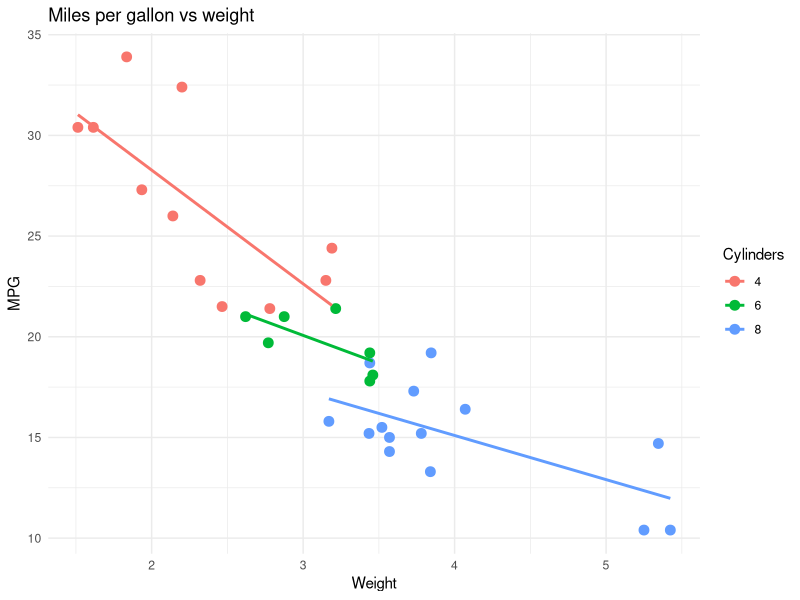
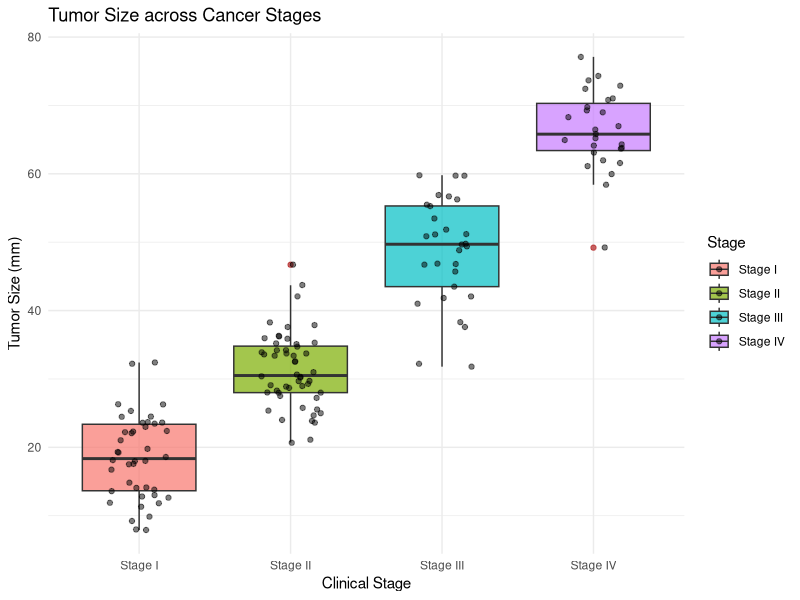
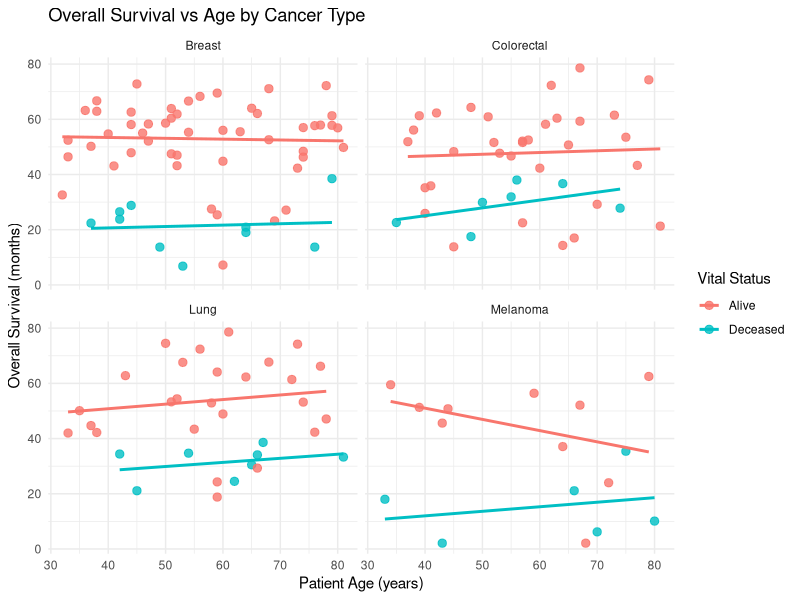

Generate these figures, in order, with R:
library(tidyverse)
library(ggplot2)

# ============================================================
# 02_ggplot2.R
# Building on the basic ggplot grammar
# ============================================================

# ------------------------------------------------------------
# Part 1: Warmup using mtcars
# ------------------------------------------------------------
# Plot mpg vs wt and colour by number of cylinders

ggplot(
  mtcars,
  aes(
    x = wt,
    y = mpg,
    colour = factor(cyl)
  )
) +
  geom_point(size = 3) +
  geom_smooth(method = "lm", se = FALSE) +
  labs(
    title = "Miles per gallon vs weight",
    x = "Weight",
    y = "MPG",
    colour = "Cylinders"
  ) +
  theme_minimal()

# ------------------------------------------------------------
# Part 2: Working with clinical patient cohort data
# ------------------------------------------------------------
# Load dataset from data/
clinical <- read_csv("data/patient_clinical_data.csv", show_col_types = FALSE)

# Inspect columns
glimpse(clinical)

# Plot A: Boxplot of tumor size across cancer stages
ggplot(clinical, aes(x = cancer_stage, y = tumor_size_mm, fill = cancer_stage)) +
  geom_boxplot(alpha = 0.7, outlier.colour = "firebrick") +
  geom_jitter(width = 0.2, alpha = 0.5, size = 1.5) +
  labs(
    title = "Tumor Size across Cancer Stages",
    x = "Clinical Stage",
    y = "Tumor Size (mm)",
    fill = "Stage"
  ) +
  theme_minimal()

# Plot B: Overall survival vs age faceted by cancer type
ggplot(clinical, aes(x = age, y = overall_survival_months, colour = vital_status)) +
  geom_point(size = 2.5, alpha = 0.8) +
  geom_smooth(method = "lm", se = FALSE) +
  facet_wrap(~cancer_type) +
  labs(
    title = "Overall Survival vs Age by Cancer Type",
    x = "Patient Age (years)",
    y = "Overall Survival (months)",
    colour = "Vital Status"
  ) +
  theme_minimal()
